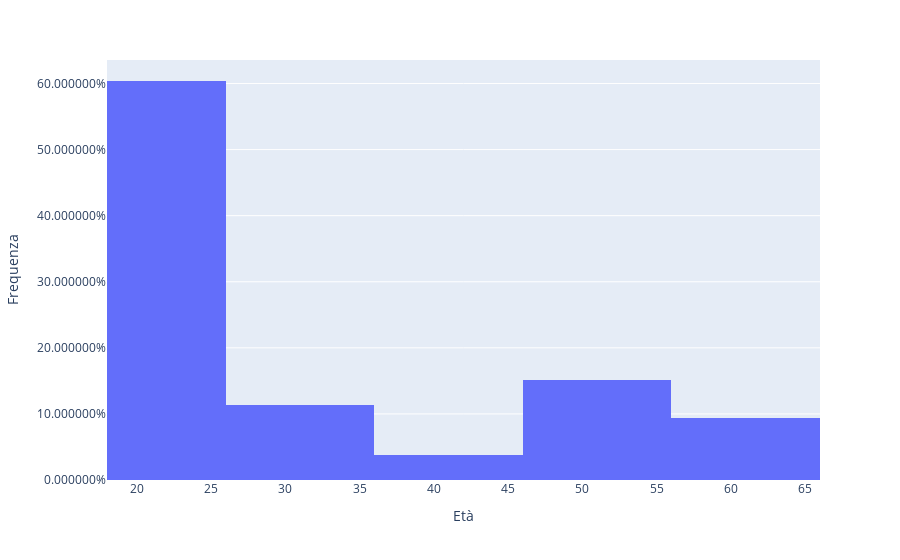

Notebook code for this chart:
### Code cell
# Create dataframe
df_age = df[['Età']]

# Normalize ages to create a 
age_normalized = []
for _, row in df_age.iterrows():
    key = row['Età']
    if key == '18-25':
        age_normalized.append(18)
    elif key == '26-35':
        age_normalized.append(26)
    elif key == '36-45':
        age_normalized.append(36)
    elif key == '46-55':
        age_normalized.append(46)
    else:
        age_normalized.append(56)

df_age_normalized = pd.DataFrame(age_normalized)

# plt.hist(df_age_normalized, bins=[18,26,36,46,56,100], density=True)
hist_age = px.histogram(df_age_normalized, histnorm='probability', range_x=[18,66], labels={'value':'Età'})

hist_age.update_traces(
    xbins=dict( # bins used for histogram
        start=16,
        end=80,
        size=10
    )
)

hist_age.update_layout(
    showlegend=False,
    yaxis_title='Frequenza',
    yaxis_tickformat = '%'
)

hist_age.show()

save_plot(hist_age, 'hist_age')

### Figure 1 — Plotly figure (JSON) as saved in the notebook; plotly's stock layout.template omitted (floating-point values rounded to 4 significant figures)
{"data": [{"alignmentgroup": "True", "bingroup": "x", "histnorm": "probability", "hovertemplate": "variable=0<br>Età=%{x}<br>count=%{y}<extra></extra>", "legendgroup": "0", "marker": {"color": "#636efa"}, "name": "0", "offsetgroup": "0", "orientation": "v", "showlegend": true, "type": "histogram", "x": [36, 46, 18, 18, 18, 18, 18, 18, 18, 18, 18, 56, 26, 26, 18, 18, 18, 18, 56, 18, 46, 26, 18, 46, 18, 18, 18, 18, 46, 26, 18, 18, 56, 46, 26, 36, 18, 46, 46, 18, 18, 26, 18, 18, 18, 18, 18, 18, 56, 18, 18, 46, 56], "xaxis": "x", "xbins": {"end": 80, "size": 10, "start": 16}, "yaxis": "y"}], "layout": {"barmode": "relative", "legend": {"title": {"text": "variable"}, "tracegroupgap": 0}, "margin": {"t": 60}, "showlegend": false, "xaxis": {"anchor": "y", "domain": [0, 1], "range": [18, 66], "title": {"text": "Età"}}, "yaxis": {"anchor": "x", "domain": [0, 1], "tickformat": "%", "title": {"text": "Frequenza"}}}}
